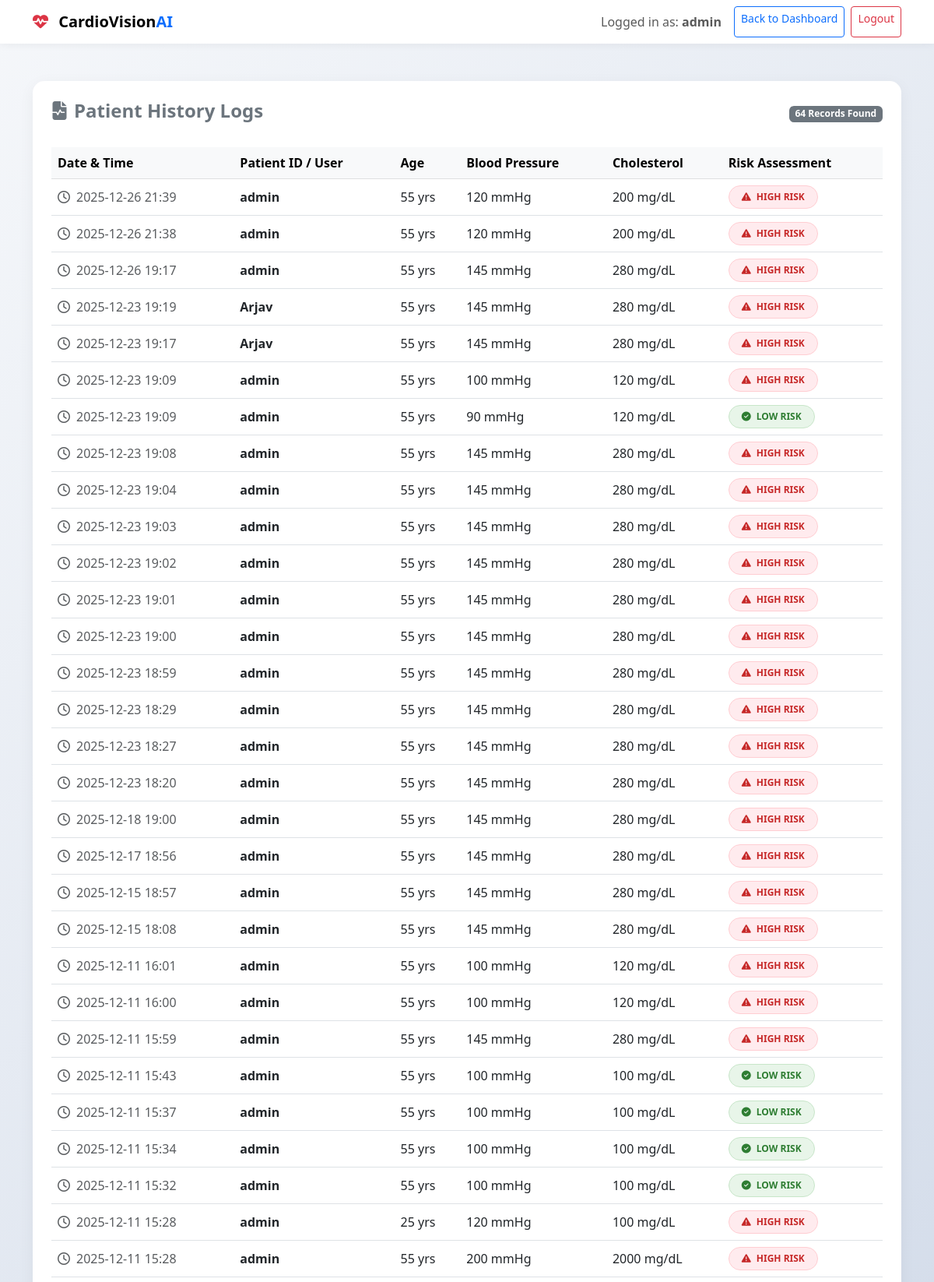
Screenshot of /history (signed in, upper part) with the database file from the repository.
### tables this page shows
CREATE TABLE users 
                 (id INTEGER PRIMARY KEY AUTOINCREMENT, 
                  username TEXT UNIQUE, 
                  password TEXT,
                  role TEXT);

CREATE TABLE history 
                 (id INTEGER PRIMARY KEY AUTOINCREMENT, 
                  user_id INTEGER,
                  date TEXT, age INTEGER, bp INTEGER, 
                  cholesterol INTEGER, risk_level TEXT);

### app.py (the view)
@app.route('/history')
def history():
    if 'user_id' not in session:
        return redirect('/login')
    conn = sqlite3.connect('cardiovision.db')
    conn.row_factory = sqlite3.Row
    if session.get('role') == 'doctor':
        data = conn.execute("SELECT history.*, users.username FROM history JOIN users ON history.user_id = users.id ORDER BY date DESC").fetchall()
    else:
        data = conn.execute("SELECT * FROM history WHERE user_id = ? ORDER BY date DESC", (session['user_id'],)).fetchall()
    conn.close()
    return render_template('history.html', history_data=data, user=session)

### templates/history.html (shortened to what this page needs)
<!DOCTYPE html>
<html lang="en">
<head>
    <link href="https://cdn.jsdelivr.net/npm/bootstrap@5.3.0/dist/css/bootstrap.min.css" rel="stylesheet">
    <link rel="stylesheet" href="https://cdnjs.cloudflare.com/ajax/libs/font-awesome/6.4.0/css/all.min.css">
</head>
<body>
<nav class="navbar navbar-expand-lg navbar-light">
    <div class="container">
        <a class="navbar-brand fw-bold" href="/dashboard">
            <i class="fas fa-heartbeat text-danger me-2"></i> CardioVision<span class="text-primary">AI</span>
        </a>
        <div class="d-flex">
            <span class="navbar-text me-3">
                Logged in as: <strong>{{ user.username }}</strong>
            </span>
            <a href="/dashboard" class="btn btn-outline-primary btn-sm me-2">Back to Dashboard</a>
            <a href="/logout" class="btn btn-outline-danger btn-sm">Logout</a>
        </div>
    </div>
</nav>
<div class="container mt-5">
    <div class="card p-4">
        <div class="d-flex justify-content-between align-items-center mb-4">
            <h4 class="fw-bold text-secondary"><i class="fas fa-file-medical-alt me-2"></i>Patient History Logs</h4>
            <span class="badge bg-secondary">{{ history_data|length }} Records Found</span>
        </div>
        <div class="table-responsive">
            <table class="table table-hover align-middle">
                <thead class="table-light">
                    <tr>
                        <th>Date & Time</th>
                        <th>Patient ID / User</th>
                        <th>Age</th>
                        <th>Blood Pressure</th>
                        <th>Cholesterol</th>
                        <th>Risk Assessment</th>
                    </tr>
                </thead>
                <tbody>
                    {% for row in history_data %}
                    <tr>
                        <td class="text-muted"><i class="far fa-clock me-2"></i>{{ row['date'] }}</td>
                        <td class="fw-bold">
                            {% if row['username'] %}
                                {{ row['username'] }}
                            {% else %}
                                User #{{ row['user_id'] }}
                            {% endif %}
                        </td>
                        <td>{{ row['age'] }} yrs</td>
                        <td>{{ row['bp'] }} mmHg</td>
                        <td>{{ row['cholesterol'] }} mg/dL</td>
                        <td>
                            {% if 'HIGH' in row['risk_level'] %}
                                <span class="badge badge-high px-3 py-2 rounded-pill">
                                    <i class="fas fa-exclamation-triangle me-1"></i> HIGH RISK
                                </span>
                            {% else %}
                                <span class="badge badge-low px-3 py-2 rounded-pill">
                                    <i class="fas fa-check-circle me-1"></i> LOW RISK
                                </span>
                            {% endif %}
                        </td>
                    </tr>
                    {% endfor %}
                </tbody>
            </table>
        </div>
    </div>
</div>
</body>
</html>

### templates/history.html (style rules this page uses)
body { background: linear-gradient(135deg, #f5f7fa 0%, #c3cfe2 100%); font-family: 'Segoe UI', sans-serif; min-height: 100vh; }
.navbar { background: white; box-shadow: 0 2px 10px rgba(0,0,0,0.05); }
.card { border: none; border-radius: 15px; box-shadow: 0 5px 20px rgba(0,0,0,0.05); }
.badge-high { background-color: #ffebee; color: #c62828; border: 1px solid #ffcdd2; }
.badge-low { background-color: #e8f5e9; color: #2e7d32; border: 1px solid #c8e6c9; }

### rows the page displays
users: username "admin"
history: date "2025-12-26 21:39", username "admin", age "55", bp "120", cholesterol "200", shows "HIGH RISK"
history: date "2025-12-26 21:38", username "admin", age "55", bp "120", cholesterol "200", shows "HIGH RISK"
history: date "2025-12-26 19:17", username "admin", age "55", bp "145", cholesterol "280", shows "HIGH RISK"
history: date "2025-12-23 19:19", username "Arjav", age "55", bp "145", cholesterol "280", shows "HIGH RISK"
history: date "2025-12-23 19:17", username "Arjav", age "55", bp "145", cholesterol "280", shows "HIGH RISK"
history: date "2025-12-23 19:09", username "admin", age "55", bp "100", cholesterol "120", shows "HIGH RISK"
history: date "2025-12-23 19:09", username "admin", age "55", bp "90", cholesterol "120", shows "LOW RISK"
history: date "2025-12-23 19:08", username "admin", age "55", bp "145", cholesterol "280", shows "HIGH RISK"
history: date "2025-12-23 19:04", username "admin", age "55", bp "145", cholesterol "280", shows "HIGH RISK"
history: date "2025-12-23 19:03", username "admin", age "55", bp "145", cholesterol "280", shows "HIGH RISK"
history: date "2025-12-23 19:02", username "admin", age "55", bp "145", cholesterol "280", shows "HIGH RISK"
history: date "2025-12-23 19:01", username "admin", age "55", bp "145", cholesterol "280", shows "HIGH RISK"
history: date "2025-12-23 19:00", username "admin", age "55", bp "145", cholesterol "280", shows "HIGH RISK"
history: date "2025-12-23 18:59", username "admin", age "55", bp "145", cholesterol "280", shows "HIGH RISK"
history: date "2025-12-23 18:29", username "admin", age "55", bp "145", cholesterol "280", shows "HIGH RISK"
history: date "2025-12-23 18:27", username "admin", age "55", bp "145", cholesterol "280", shows "HIGH RISK"
history: date "2025-12-23 18:20", username "admin", age "55", bp "145", cholesterol "280", shows "HIGH RISK"
history: date "2025-12-18 19:00", username "admin", age "55", bp "145", cholesterol "280", shows "HIGH RISK"
history: date "2025-12-17 18:56", username "admin", age "55", bp "145", cholesterol "280", shows "HIGH RISK"
history: date "2025-12-15 18:57", username "admin", age "55", bp "145", cholesterol "280", shows "HIGH RISK"
history: date "2025-12-15 18:08", username "admin", age "55", bp "145", cholesterol "280", shows "HIGH RISK"
history: date "2025-12-11 16:01", username "admin", age "55", bp "100", cholesterol "120", shows "HIGH RISK"
history: date "2025-12-11 16:00", username "admin", age "55", bp "100", cholesterol "120", shows "HIGH RISK"
history: date "2025-12-11 15:59", username "admin", age "55", bp "145", cholesterol "280", shows "HIGH RISK"
history: date "2025-12-11 15:43", username "admin", age "55", bp "100", cholesterol "100", shows "LOW RISK"
history: date "2025-12-11 15:37", username "admin", age "55", bp "100", cholesterol "100", shows "LOW RISK"
history: date "2025-12-11 15:34", username "admin", age "55", bp "100", cholesterol "100", shows "LOW RISK"
history: date "2025-12-11 15:32", username "admin", age "55", bp "100", cholesterol "100", shows "LOW RISK"
history: date "2025-12-11 15:28", username "admin", age "25", bp "120", cholesterol "100", shows "HIGH RISK"
history: date "2025-12-11 15:28", username "admin", age "55", bp "200", cholesterol "2000", shows "HIGH RISK"

### other values shown
{{ history_data|length }} "64"
